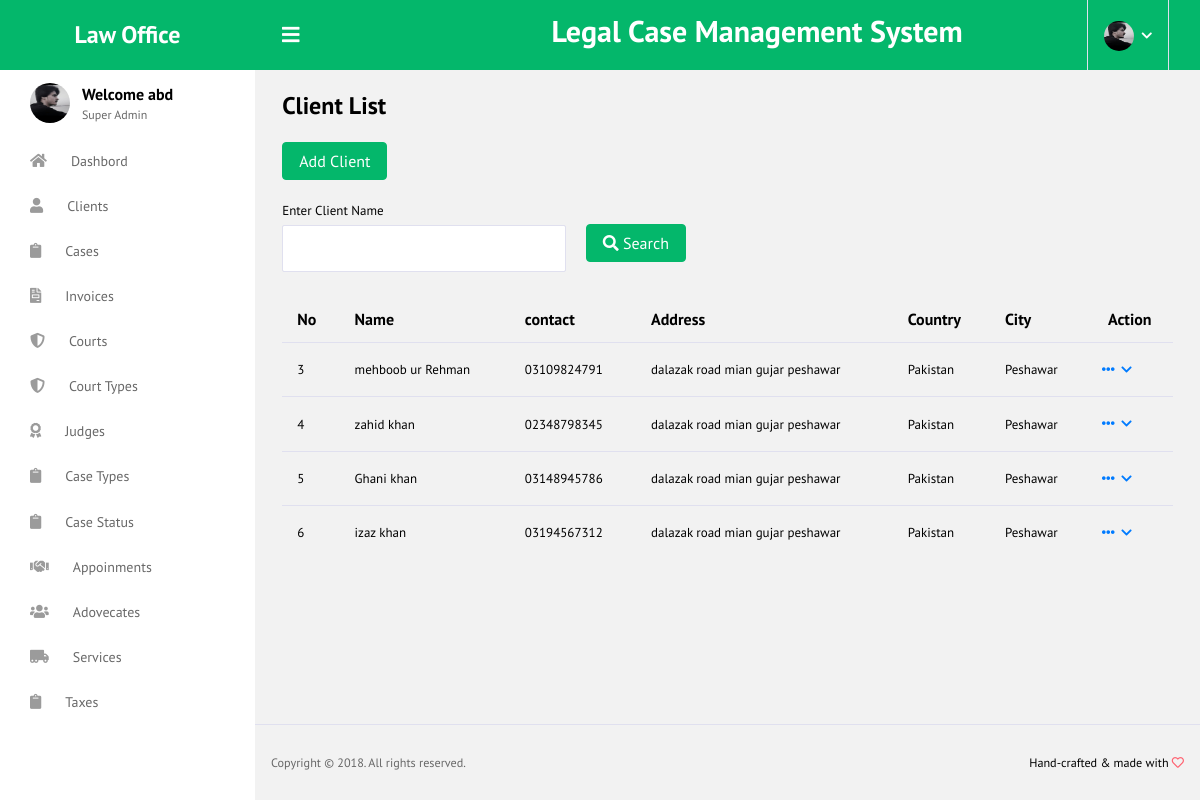
The app's page /client_list/ (signed in) with its own data.
### case/models.py (models this page shows, shortened)
class client_detail(models.Model):
    GENDER_CHOICES = [ ('Male','Male'), ('Female','Female'), ('Other','Other'),]
    COUNTRY_CHOICES = [ ('pakistan','Pakistan'),('Other','Other'),]
    CITY_CHOICES = [ ('Peshawar','Peshawar'), ('Lahore','Lahore'), ('Islamabad','islamabad'),]
    phone_regex = RegexValidator(
        regex=r'^\+?1?\d{9,15}$',
        message="Phone number must be entered in the format: '+999999999'. Up to 11 digits allowed."
        )
    fname = models.CharField(max_length=50)
    lname = models.CharField(max_length=50)
    address = models.CharField(max_length=50, default='')
    country = models.CharField( max_length=9, choices=COUNTRY_CHOICES)
    city = models.CharField(max_length=9,choices=CITY_CHOICES)
    gender = models.CharField(max_length=7,choices=GENDER_CHOICES)
    contact = models.CharField(validators=[phone_regex], max_length=11, blank=True)
    email = models.EmailField(max_length=50)
    refname = models.CharField(max_length=50)
    refcontact = models.CharField(validators=[phone_regex], max_length=11, blank=True)

### case/views.py (the view)
# urls.py: path('client_list/',views.client_list,name = 'client_list'),
@login_required(login_url='/admin_login/')
def client_list(request):
    client = client_detail.objects.all()
    return render(request,'client/client_list.html',context={'clients':client})

### templates/client/client_list.html (shortened to what this page needs)
<!DOCTYPE html>
<html lang="en">
<head>
    {% load static %}
  <link rel="stylesheet" href="{% static 'vendors/iconfonts/font-awesome/css/all.min.css' %}">
  <link rel="stylesheet" href="{% static 'vendors/css/vendor.bundle.base.css' %}">
  <link rel="stylesheet" href="{% static 'vendors/css/vendor.bundle.addons.css' %}">
  <link rel="stylesheet" href="{% static 'css/style.css' %}">
</head>
<body>
  <div class="container-scroller">
   {% include "header.html" %}
    <div class="container-fluid page-body-wrapper">
      {% include 'asidebar.html' %}
      <div class="main-panel">
        <div class="content-wrapper">
          <div class="page-header">
            <h3 class="page-title">
              Client List
            </h3>
          </div>
          <div class="title_right">
            <div class="form-group pull-right top_search">
                    <a href="{% url 'add_client' %}" class="btn btn-success">Add Client</a>
            </div>
        </div>
          <div class="">
            <div class="row">
                <div class="col-md-12 col-sm-12 col-xs-12">
                    <div class="x_panel">
                        <div class="x_content">
                            <div class="row">
                                <div class="col-md-4 col-sm-12 col-xs-12 form-group">
                                    <label for="fullname">Enter Client Name </label>
                                    <input type="text" placeholder="" class="form-control filter1">
                                </div>
                                <div class="col-md-4 col-sm-12 col-xs-12 form-group">
                                    <br>
                                    <button type="submit" class="btn btn-success case-margin-top-3" ><i
                                            class="fa fa-search"></i>&nbsp;Search
                                    </button>
                                </div>
                            </div>
                            <table id="tagDataTable" class="table" data-url="">
                                <thead>
                                <tr>
                                    <th width="">No</th>
                                    <th width="">Name</th>
                                    <th width="">contact</th>
                                    <th width="">Address</th>
                                    <th>Country</th>
                                    <th>City</th>
                                    <th width="" data-orderable="false" class="text-center">Action</th>
                                </tr>
                                </thead>
                                <tbody>
                                  {% for client in clients %}
                                    <tr>
                                        <td>{{client.id}}</td>
                                        <td> {{client.fname}} {{client.lname}}</td>
                                        <td>{{client.contact}}</td>
                                        <td>{{client.address}}</td>
                                        <td>{{client.country}}</td>
                                        <td>{{client.city}}</td>
                                        <td>
                                            <ul class="nav navbar-right panel_toolbox">
                                                <li class="dropdown">
                                                    <a href="#" class="dropdown-toggle" data-toggle="dropdown" role="button"
                                                       aria-expanded="true"><i class="fa fa-ellipsis-h"></i>
                                                    </a>
                                                </li>
                                            </ul>
                                        </td>
                                    </tr>
                                    {% endfor %}
                                   </tbody>
                            </table>
                        </div>
                    </div>
                </div>
            </div>
        </div>
        </div>
        {% include 'footer.html' %}
      </div>
    </div>
  </div>
</body>
</html>

### templates/asidebar.html (shortened to what this page needs)
{% load static %}
<nav class="sidebar sidebar-offcanvas" id="sidebar">
    <ul class="nav">
      <li class="nav-item nav-profile">
        <div class="nav-link">
          <div class="profile-image">
            <img src="{% static 'images/faces/face11.jpg' %}" alt="image"/>
          </div>
          <div class="profile-name">
            <p class="name">
              Welcome {{ request.user.username }}
            </p>
            <p class="designation">
              Super Admin
            </p>
          </div>
        </div>
      </li>
      <li class="nav-item">
        <a class="nav-link" href="{% url 'index' %}">
          <i class="fa fa-home menu-icon"></i>
          <span class="menu-title ">Dashbord</span>
        </a>
      </li>
      <li class="nav-item">
        <a class="nav-link" href="{% url 'client_list' %}">
          <i class="icon-sm fa fa-user menu-icon "></i>
          <span class="menu-title">Clients</span>
        </a>
      </li>
      <li class="nav-item">
        <a class="nav-link" href="{% url 'case_list' %}">
          <i class="icon-sm fa fa-clipboard  menu-icon"></i>
          <span class="menu-title">Cases</span>
        </a>
      </li>
      <li class="nav-item">
        <a class="nav-link" href="{% url 'invoice_list' %}">
          <i class="fas fa-file-invoice menu-icon"></i>
          <span class="menu-title">Invoices</span>
        </a>
      </li>
      <li class="nav-item">
        <a class="nav-link" href="{% url 'court_list' %}">
          <i class="fas fa-shield-alt menu-icon"></i>
          <span class="menu-title">Courts</span>
        </a>
      </li>
      <li class="nav-item">
        <a class="nav-link" href="{% url 'court_type_list' %}">
          <i class="fas fa-shield-alt menu-icon"></i>
          <span class="menu-title">Court Types</span>
        </a>
      </li>
      <li class="nav-item">
        <a class="nav-link" href="{% url 'judge_list' %}">
          <i class="fas fa-award menu-icon"></i>
          <span class="menu-title">Judges</span>
        </a>
      </li>
      <li class="nav-item">
        <a class="nav-link" href="{% url 'case_type_list' %}">
          <i class="icon-sm fa fa-clipboard  menu-icon"></i>
          <span class="menu-title">Case Types</span>
        </a>
      </li>
      <li class="nav-item">
        <a class="nav-link" href="{% url 'case_status_list' %}">
          <i class="icon-sm fa fa-clipboard  menu-icon"></i>
          <span class="menu-title">Case Status</span>
        </a>
      </li>
      <li class="nav-item">
        <a class="nav-link" href="{% url 'appointment_list' %}">
          <i class="fa fa-handshake menu-icon"></i>
          <span class="menu-title">Appoinments</span>
        </a>
      </li>
      <li class="nav-item">
        <a class="nav-link" href="{% url 'team_member_list' %}">
          <i class="icon-sm fa fa-users  menu-icon"></i>
          <span class="menu-title">Adovecates</span>
        </a>
      </li>
      <li class="nav-item">
        <a class="nav-link" href="{% url 'services_list' %}">
          <i class="fas fa-truck-moving menu-icon"></i>
          <span class="menu-title">Services</span>
        </a>
      </li>
          <li class="nav-item">
            <a class="nav-link" href="{% url 'tax_list' %}">
              <i class="fas fa-clipboard menu-icon"></i>
              <span class="menu-title">Taxes</span>
            </a>
          </li>
    </ul>
  </nav>

### records on screen
client_detail: id "3", fname "mehboob", lname "ur Rehman", contact "03109824791", address "dalazak road mian gujar peshawar", country "Pakistan", city "Peshawar"
client_detail: id "4", fname "zahid", lname "khan", contact "02348798345", address "dalazak road mian gujar peshawar", country "Pakistan", city "Peshawar"
client_detail: id "5", fname "Ghani", lname "khan", contact "03148945786", address "dalazak road mian gujar peshawar", country "Pakistan", city "Peshawar"
client_detail: id "6", fname "izaz", lname "khan", contact "03194567312", address "dalazak road mian gujar peshawar", country "Pakistan", city "Peshawar"

### other values on screen
{{ request.user.username }} "abd"
